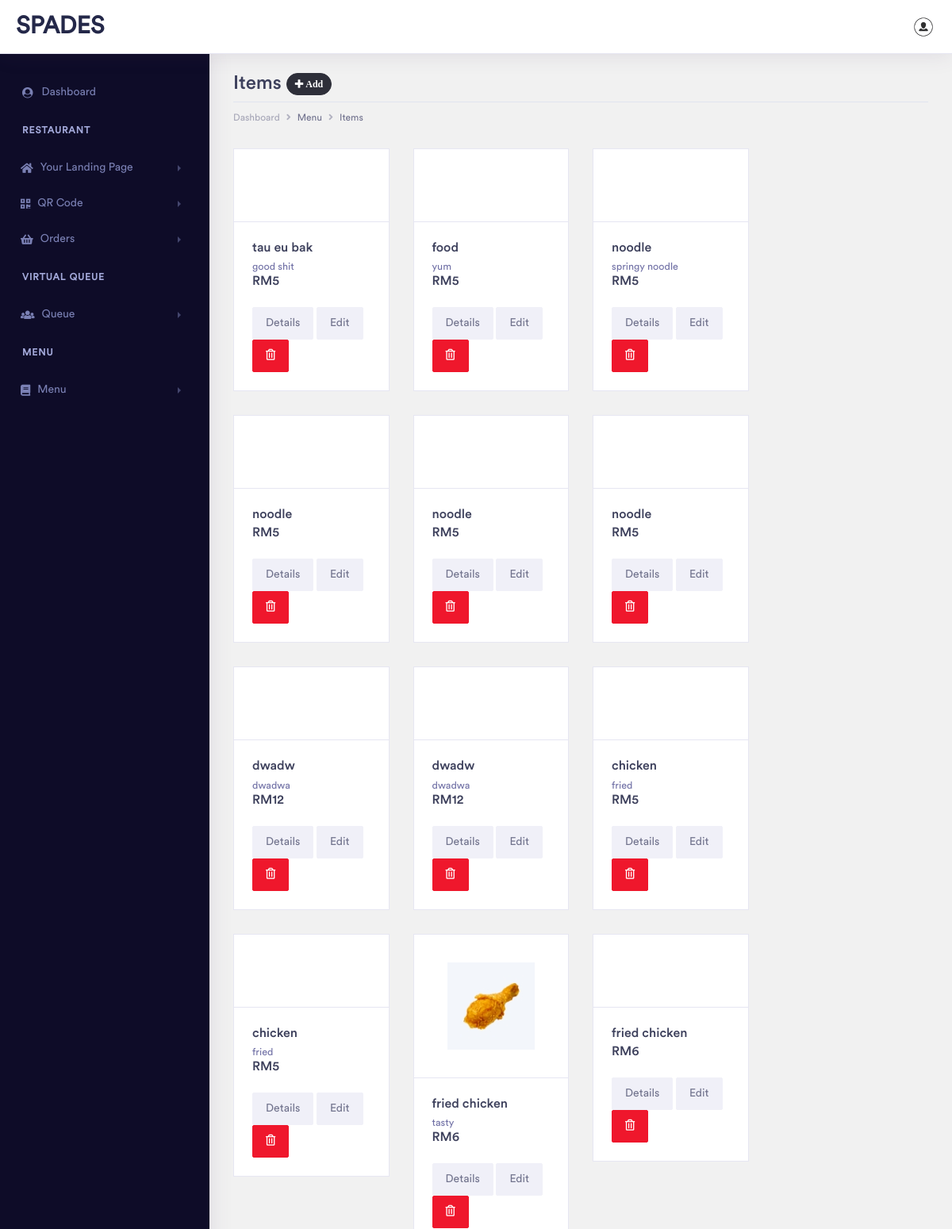
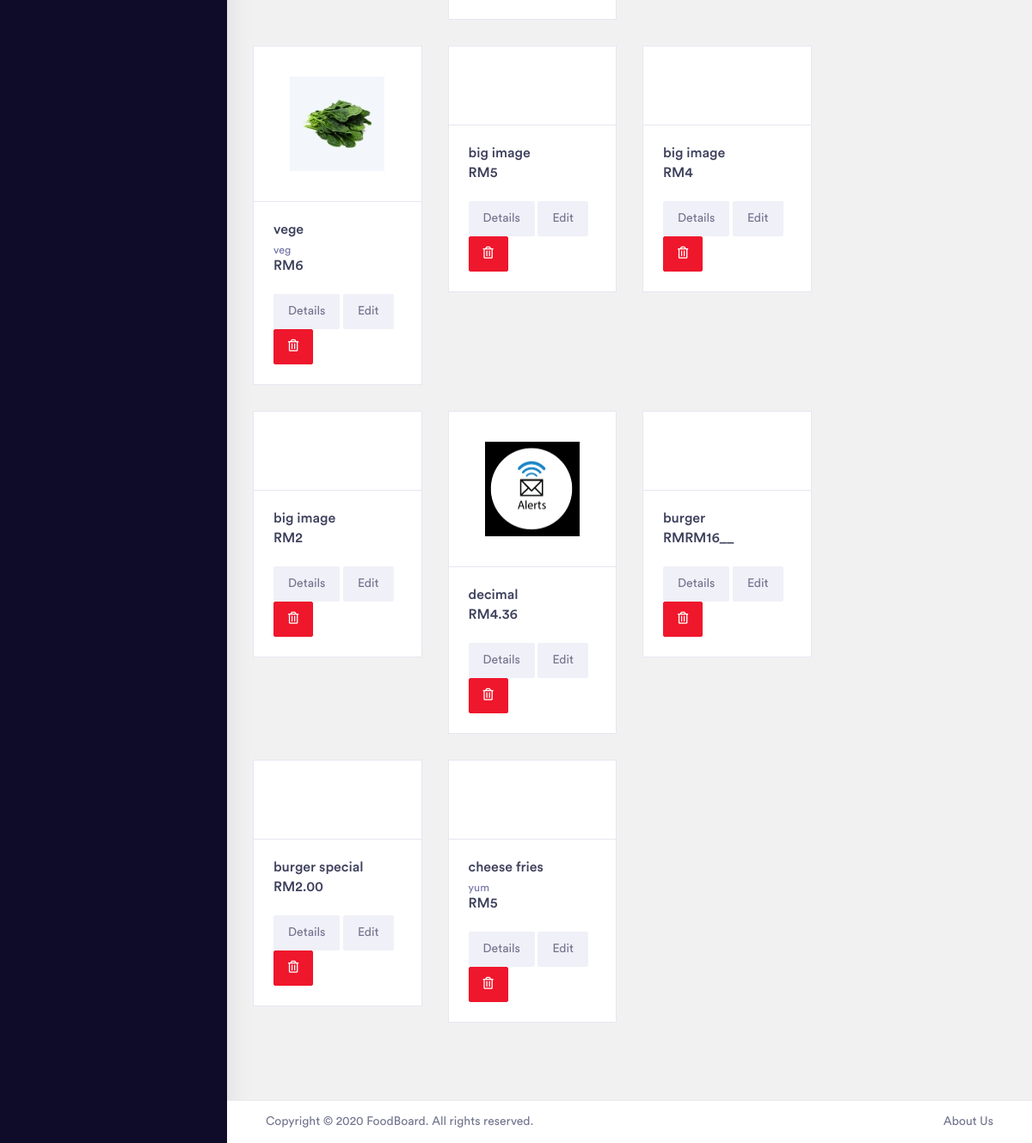
The app's page /client/menu-items.php (signed in) with its own data (2 pictures, top to bottom).
### tables this page shows
CREATE TABLE `fos_prod` (
  `uid` int(5) NOT NULL,
  `client_uid` int(5) NOT NULL,
  `prod_name` varchar(100) NOT NULL,
  `prod_image` varchar(100) NOT NULL,
  `prod_desc` varchar(100) NOT NULL,
  `prod_price` varchar(50) NOT NULL,
  `date_created` varchar(50) NOT NULL,
  `date_edited` varchar(50) DEFAULT NULL
);

### client/menu-items.php (the view, shortened to what this page needs)
<?php
include("include/connectdb.php");
$qry = "SELECT * FROM fos_prod
        WHERE client_uid = '".$_SESSION['user_id']."'";
$result_items = mysqli_query($db, $qry);
$num_items = mysqli_num_rows($result_items);
?>
<!doctype html>
<html lang="en">
<head>
    <link rel="stylesheet" href="assets/vendor/bootstrap/css/bootstrap.min.css">
    <link href="assets/vendor/fonts/circular-std/style.css" rel="stylesheet">
    <link rel="stylesheet" href="assets/libs/css/style.css">
    <link rel="stylesheet" href="assets/vendor/fonts/fontawesome/css/fontawesome-all.css">
</head>
<body>
    <div class="dashboard-main-wrapper">
        <?php
        include("include/navbar.php");
        ?>
        <?php
        include("include/sidebar.php");
        ?>
        <div class="dashboard-wrapper">
            <div class="dashboard-ecommerce">
                <div class="container-fluid dashboard-content ">
                    <div class="row">
                        <div class="col-xl-12 col-lg-12 col-md-12 col-sm-12 col-12">
                            <div class="page-header">
                                <h2 class="pageheader-title">Items <a href="add-menu-items.php" class="btn btn-rounded btn-dark btn-xs"><i class="fas fa-plus"> Add </i></a></h2>
                                <div class="page-breadcrumb">
                                    <nav aria-label="breadcrumb">
                                        <ol class="breadcrumb">
                                            <li class="breadcrumb-item"><a href="index.php" class="breadcrumb-link">Dashboard</a></li>
                                            <li class="breadcrumb-item active" aria-current="page">Menu</li>
                                            <li class="breadcrumb-item active" aria-current="page">Items</li>
                                        </ol>
                                    </nav>
                                </div>
                            </div>
                        </div>
                    </div>
                    <div class="row">
                        <div class="col-xl-9 col-lg-8 col-md-8 col-sm-12 col-12">
                            <div class="row">
                            <?php for($c=0; $c<$num_items; $c++){ ?>
							<?php $prod = mysqli_fetch_assoc($result_items);?>
                                <div class="col-xl-4 col-lg-6 col-md-12 col-sm-12 col-12">
                                    <div class="product-thumbnail">
                                        <div class="product-img-head">
                                            <div class="product-img">
                                                <img src="<?php echo $prod['prod_image'];?>" alt="" class="img-fluid"></div>
                                        </div>
                                        <div class="product-content">
                                            <div class="product-content-head">
                                                <h3 class="product-title"><?php echo $prod['prod_name'];?></h3>
                                        <figcaption class="figure-caption">
                                            <p class="text-muted mb-0"><?php echo $prod['prod_desc'];?></p>
                                        </figcaption>
                                                <div class="product-price">RM<?php echo $prod['prod_price'];?></div>
                                            </div>
                                            <div class="product-btn">
                                                <a href="detail-items.php?edt=<?php echo $prod['uid'];?>" class="btn btn-light">Details</a>
                                                <a href="edit-menu-items.php?edt=<?php echo $prod['uid'];?>" class="btn btn-light">Edit</a>
                                                <a href="wipe.php?delitms=<?php echo $prod['uid'];?>" class="btn btn-danger"><i class="far fa-trash-alt"></i></a>
                                            </div>
                                        </div>
                                    </div>
                                </div>
                                <?php } ?>
                            </div>
                        </div>
                    </div>
                </div>
                <?php
                include("include/footer.php");
                ?>
            </div>
        </div>
    </div>
</body>
</html>

### records on screen
fos_prod: prod_name "tau eu bak", prod_desc "good shit", prod_price "5"
fos_prod: prod_name "food", prod_desc "yum", prod_price "5"
fos_prod: prod_name "noodle", prod_desc "springy noodle", prod_price "5"
fos_prod: prod_name "noodle", prod_price "5"
fos_prod: prod_name "noodle", prod_price "5"
fos_prod: prod_name "noodle", prod_price "5"
fos_prod: prod_name "dwadw", prod_desc "dwadwa", prod_price "12"
fos_prod: prod_name "dwadw", prod_desc "dwadwa", prod_price "12"
fos_prod: prod_name "chicken", prod_desc "fried", prod_price "5"
fos_prod: prod_name "chicken", prod_desc "fried", prod_price "5"
fos_prod: prod_image (picture), prod_name "fried chicken", prod_desc "tasty", prod_price "6"
fos_prod: prod_name "fried chicken", prod_price "6"
fos_prod: prod_image (picture), prod_name "vege", prod_desc "veg", prod_price "6"
fos_prod: prod_name "big image", prod_price "5"
fos_prod: prod_name "big image", prod_price "4"
fos_prod: prod_name "big image", prod_price "2"
fos_prod: prod_image (picture), prod_name "decimal", prod_price "4.36"
fos_prod: prod_name "burger", prod_price "RM16__"
fos_prod: prod_name "burger special", prod_price "2.00"
fos_prod: prod_name "cheese fries", prod_desc "yum", prod_price "5"

### other values on screen
$_SESSION['res_name'] "SPADES"
